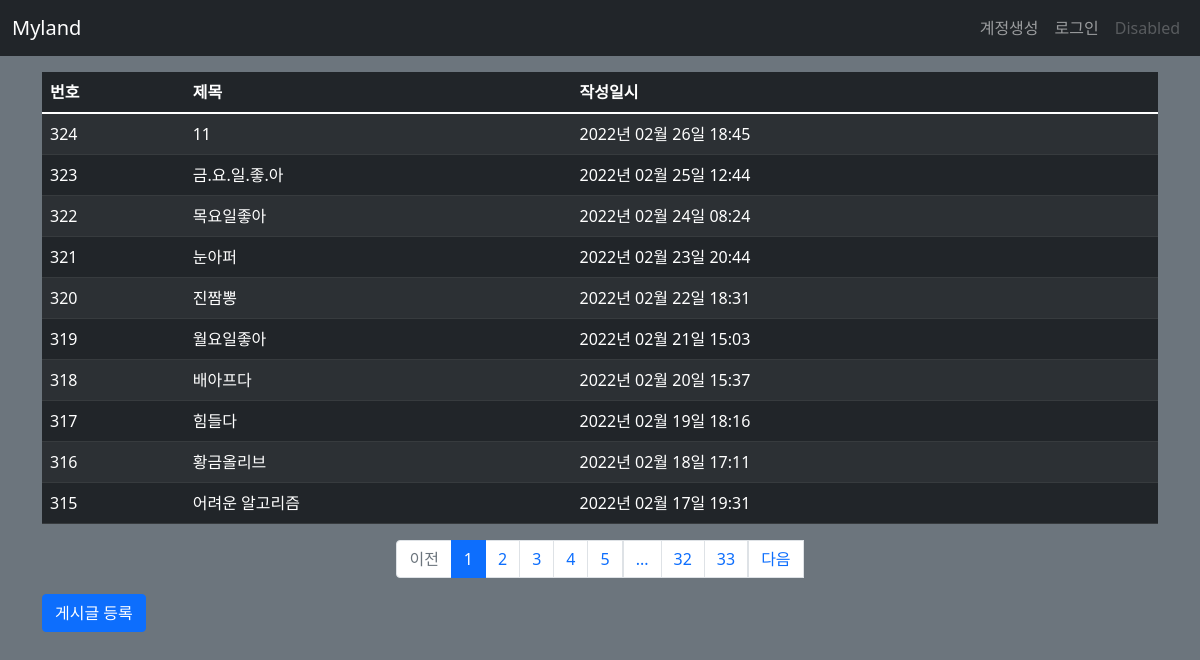
/post/list/, run on the app's committed database.
### myland/models.py (models this page shows)
class Post(db.Model):
    id = db.Column(db.Integer, primary_key=True)
    title = db.Column(db.String(200), nullable=False)
    content = db.Column(db.Text, nullable=False)
    create_date = db.Column(db.DateTime(), nullable=False)
    user_id = db.Column(db.Integer, db.ForeignKey('user.id', ondelete='CASCADE'), nullable=False)
    user = db.relationship('User', backref=db.backref('post_set'))

### myland/views/post_views.py (the view)
@bp.route('/list/')
def _list():
    page = request.args.get('page', type=int, default=1)
    post_list = Post.query.order_by(Post.create_date.desc())
    post_list = post_list.paginate(page, per_page=10)
    return render_template('post/post_list.html', post_list=post_list)

### myland/filter.py (called while the page is built)
def format_datetime(value, fmt='%Y년 %m월 %d일 %H:%M'):
    return value.strftime(fmt)

### myland/views/auth_views.py (called while the page is built)
@bp.before_app_request
def load_logged_in_user():
    user_id = session.get('user_id')
    if user_id is None:
        g.user = None
    else:
        g.user = User.query.get(user_id)

### myland/templates/post/post_list.html
{% extends 'base.html' %}
{% block content %}
<div class="container my-3">
  <table class="table table-dark table-striped table-hover">
    <thead>
    <tr>
      <th>번호</th>
      <th>제목</th>
      <th>작성일시</th>
    </tr>
    </thead>
    <tbody>
    {% if post_list %}
    {% for post in post_list.items %}
    <tr>
      <td>{{ post_list.total - ((post_list.page - 1) * post_list.per_page) - loop.index0 }}</td>
      <td>
        <a href="{{ url_for('post.detail', post_id=post.id) }}" style="text-decoration-line: none; color: white;">{{ post.title }}</a>
      </td>
      <td>{{ post.create_date|datetime }}</td>
    </tr>
    {% endfor %}
    {% else %}
    <tr>
      <td colspan="3">게시글이 없습니다.</td>
    </tr>
    {% endif %}
    </tbody>
  </table>
  <ul class="pagination justify-content-center">
    {% if post_list.has_prev %}
    <li class="page-item">
      <a class="page-link" href="?page={{ post_list.prev_num }}">이전</a>
    </li>
    {% else %}
    <li class="page-item disabled">
      <a class="page-link" tabindex="-1" aria-disabled="true" href="#">이전</a>
    </li>
    {% endif %}
    {% for page_num in post_list.iter_pages() %}
      {% if page_num %}
        {% if page_num != post_list.page %}
        <li class="page-item">
          <a class="page-link" href="?page={{ page_num }}">{{ page_num }}</a>
        </li>
        {% else %}
        <li class="page-item active" aria-current="page">
          <a class="page-link" href="#">{{ page_num }}</a>
        </li>
        {% endif %}
      {% else %}
        <li class="disabled">
          <a class="page-link" href="#">...</a>
        </li>
      {% endif %}
    {% endfor %}
    {% if post_list.has_next %}
    <li class="page-items">
      <a class="page-link" href="?page={{ post_list.next_num }}">다음</a>
    </li>
    {% else %}
    <li class="page-item disabled">
      <a class="page-link" tabindex="-1" aria-disabled="true" href="#">다음</a>
    </li>
    {% endif %}
  </ul>
  <a href="{{ url_for('post.create') }}" class="btn btn-primary">게시글 등록</a>
</div>
{% endblock %}

### myland/templates/base.html (shortened to what this page needs)
<!DOCTYPE html>
<html lang="ko">
<head>
  <link href="https://cdn.jsdelivr.net/npm/bootstrap@5.1.3/dist/css/bootstrap.min.css" rel="stylesheet">
  <link rel="stylesheet" href="{{ url_for('static', filename='style.css') }}">
</head>
<body class="bg-secondary pt-5 mt-2">
  <nav class="navbar navbar-expand-md navbar-dark bg-dark fixed-top">
    <div class="container-fluid">
      <a class="navbar-brand" href="{{ url_for('main.index') }}">Myland</a>
      <div class="collapse navbar-collapse" id="navbarSupportedContent">
        {% if g.user %}
        <ul class="navbar-nav ms-auto mb-2 mb-lg-0">
          <li class="nav-item">
            <a href="{{ url_for('auth.logout') }}" class="nav-link">{{ g.user.username }} (로그아웃)</a>
          </li>
        </ul>
        {% else %}
        <ul class="navbar-nav ms-auto mb-2 mb-lg-0">
          <li class="nav-item">
            <a class="nav-link" href="{{ url_for('auth.signup') }}">계정생성</a>
          </li>
          <li class="nav-item">
            <a class="nav-link" href="{{ url_for('auth.login') }}">로그인</a>
          </li>
          <li class="nav-item">
            <a class="nav-link disabled">Disabled</a>
          </li>
        </ul>
        {% endif %}
      </div>
    </div>
  </nav>
  {% block content %}
  {% endblock %}
</body>
</html>

### data on the page
Post: id "324", title "11", create_date "2022년 02월 26일 18:45"
Post: id "323", title "금.요.일.좋.아", create_date "2022년 02월 25일 12:44"
Post: id "322", title "목요일좋아", create_date "2022년 02월 24일 08:24"
Post: id "321", title "눈아퍼", create_date "2022년 02월 23일 20:44"
Post: id "320", title "진짬뽕", create_date "2022년 02월 22일 18:31"
Post: id "319", title "월요일좋아", create_date "2022년 02월 21일 15:03"
Post: id "318", title "배아프다", create_date "2022년 02월 20일 15:37"
Post: id "317", title "힘들다", create_date "2022년 02월 19일 18:16"
Post: id "316", title "황금올리브", create_date "2022년 02월 18일 17:11"
Post: id "315", title "어려운 알고리즘", create_date "2022년 02월 17일 19:31"

### other printed values
{{ page_num }} "1"
{{ page_num }} "2" "3" "4" "5" "32" "33"
